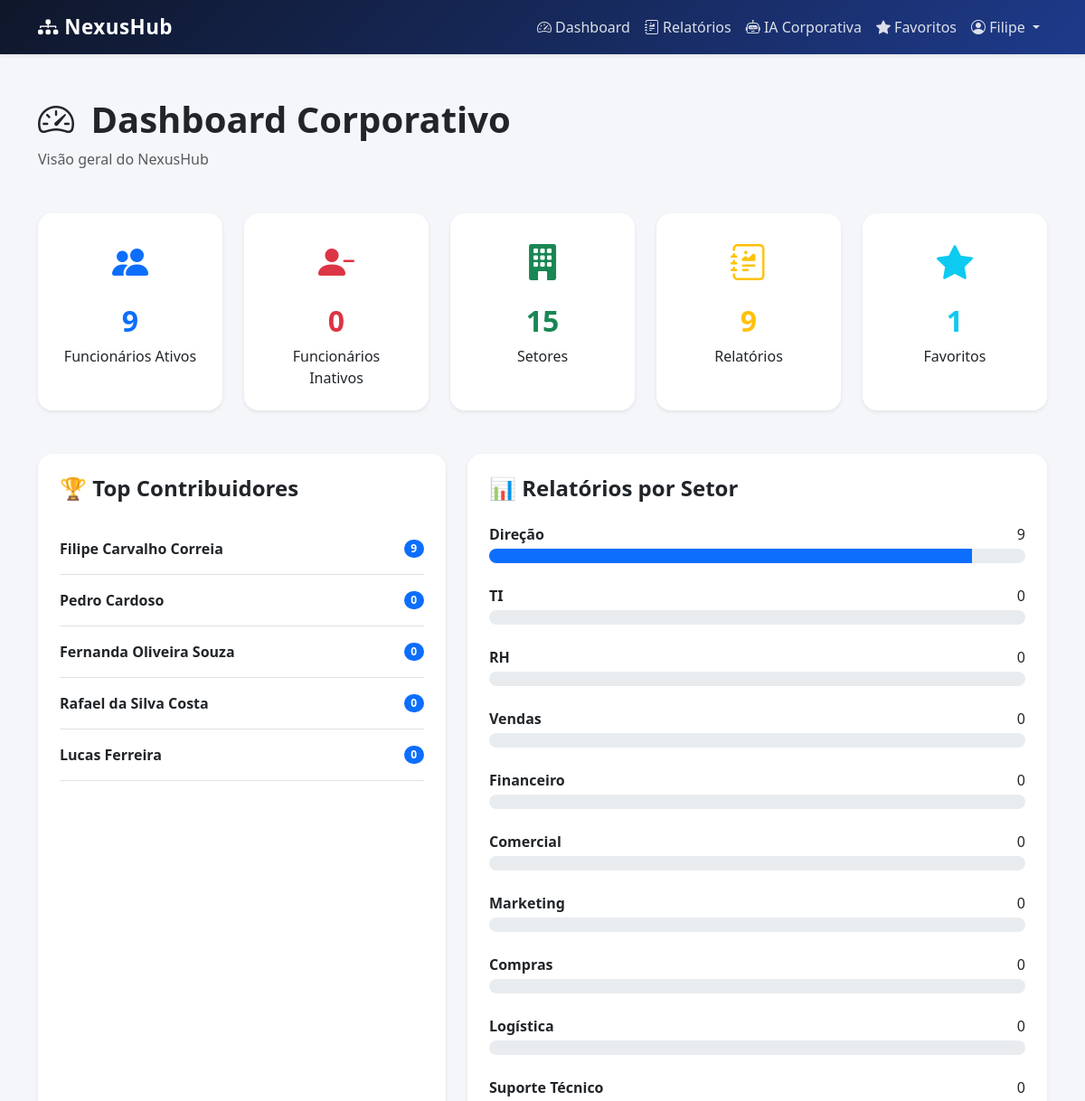
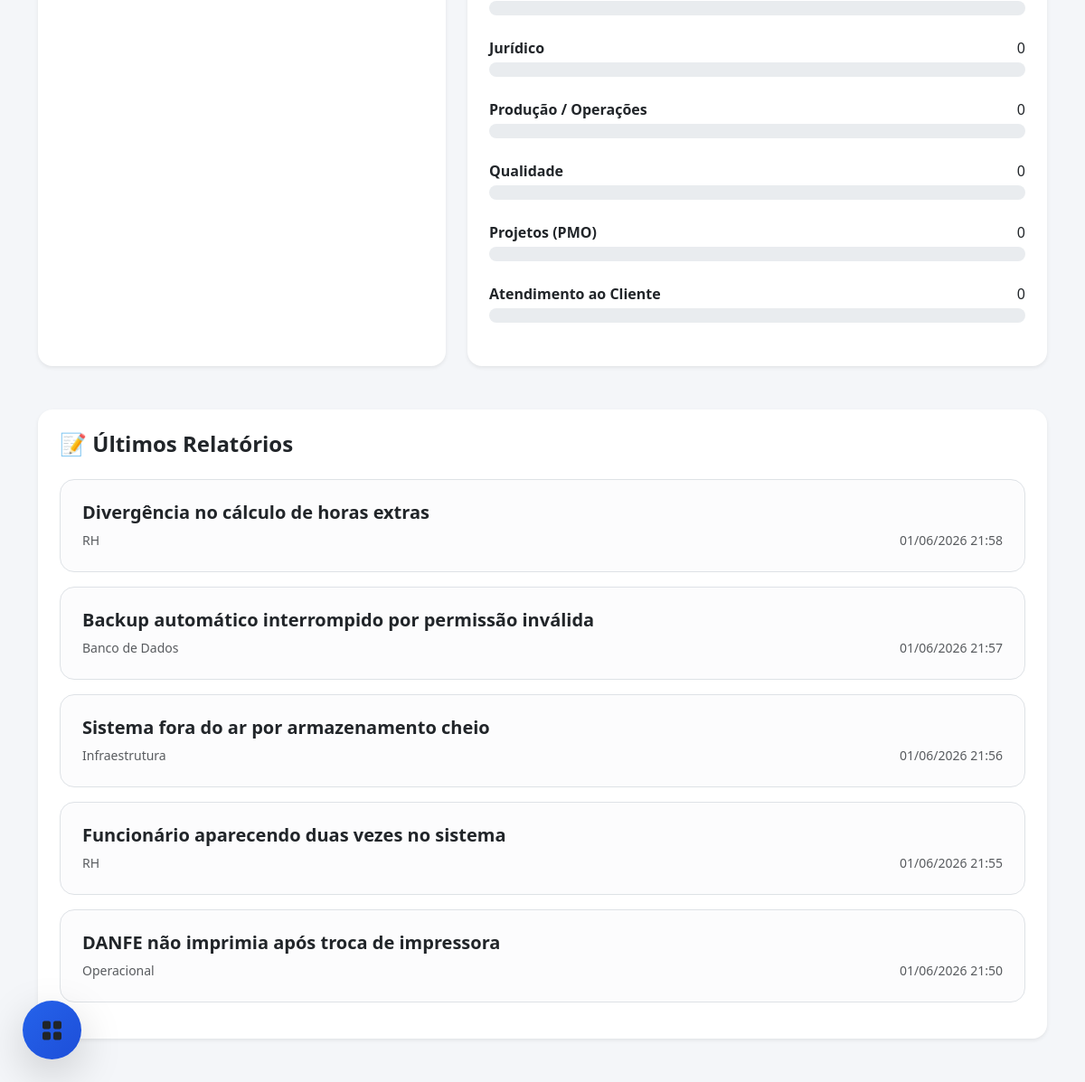
The page /dashboard/ (signed in) on the database its author committed (2 pictures, top to bottom).
### funcionarios/models.py (models this page shows, shortened)
class Funcionario(models.Model):
    usuario = models.OneToOneField(
        User,
        on_delete=models.CASCADE
    )
    ativo = models.BooleanField(
        default=True
    )
    cargo = models.CharField(
        max_length=100
    )
    funcao = models.TextField()
    telefone = models.CharField(
        max_length=20,
        blank=True
    )
    data_nascimento = models.DateField(
        null=True,
        blank=True
    )
    foto = models.ImageField(
        upload_to='funcionarios/',
        blank=True,
        null=True
    )
    setor = models.ForeignKey(
        Setor,
        on_delete=models.CASCADE
    )
    superior = models.ForeignKey(
        'self',
        on_delete=models.SET_NULL,
        null=True,
        blank=True
    )

### setores/models.py (models this page shows, shortened)
class Setor(models.Model):
    nome = models.CharField(max_length=100)
    descricao = models.TextField(blank=True)
    class Meta:
        verbose_name = 'Setor'
        verbose_name_plural = 'Setores'

### relatorios/models.py (models this page shows, shortened)
class Relatorio(models.Model):
    STATUS = [
        ('Aberto', 'Aberto'),
        ('Em andamento', 'Em andamento'),
        ('Resolvido', 'Resolvido')
    ]
    PRIORIDADE = [
        ('Baixa', 'Baixa'),
        ('Média', 'Média'),
        ('Alta', 'Alta'),
        ('Crítica', 'Crítica')
    ]
    autor = models.ForeignKey(
        Funcionario,
        on_delete=models.SET_NULL,
        null=True,
        blank=True
    )
    titulo = models.CharField(
        max_length=200
    )
    categoria = models.CharField(
        max_length=100
    )
    problema = models.TextField()
    solucao = models.TextField()
    resultado_final = models.TextField(
        blank=True,
        null=True
    )
    observacoes = models.TextField(
        blank=True,
        null=True
    )
    palavras_chave = models.CharField(
        max_length=300,
        blank=True,
        null=True
    )
    prioridade = models.CharField(
        max_length=20,
        blank=True,
        null=True
    )
    status = models.CharField(
        max_length=20,
        blank=True,
        null=True
    )
    tags = models.ManyToManyField(
        'Tag',
        blank=True
    )
    imagem = models.ImageField(
        upload_to='relatorios/',
        blank=True,
        null=True
    )
    criado_em = models.DateTimeField(
        auto_now_add=True
    )

### dashboard/views.py (the view)
@login_required
def dashboard_home(request):
    total_funcionarios = Funcionario.objects.filter(
        ativo=True
    ).count()
    total_inativos = Funcionario.objects.filter(
        ativo=False
    ).count()
    total_setores = Setor.objects.count()
    total_relatorios = Relatorio.objects.count()
    total_favoritos = Favorito.objects.count()
    mes_atual = date.today().month
    aniversariantes = Funcionario.objects.filter(
        ativo=True,
        data_nascimento__month=mes_atual
    ).order_by(
        'data_nascimento__day'
    )
    hoje = date.today()
    aniversariante_do_dia = Funcionario.objects.filter(
        ativo=True,
        data_nascimento__day=hoje.day,
        data_nascimento__month=hoje.month
    ).first()
    ultimos_relatorios = Relatorio.objects.order_by(
        '-criado_em'
    )[:5]
    top_contribuidores = Funcionario.objects.filter(
        ativo=True
    ).annotate(
        total_relatorios=Count(
            'relatorio'
        )
    ).order_by(
        '-total_relatorios'
    )[:5]
    dados_setores = []
    for setor in Setor.objects.all():
        total = Relatorio.objects.filter(
            autor__setor=setor
        ).count()
        dados_setores.append({
            'setor': setor.nome,
            'total': total
        })
    context = {
        'total_funcionarios': total_funcionarios,
        'total_inativos': total_inativos,
        'total_setores': total_setores,
        'total_relatorios': total_relatorios,
        'total_favoritos': total_favoritos,
        'ultimos_relatorios': ultimos_relatorios,
        'top_contribuidores': top_contribuidores,
        'dados_setores': dados_setores,
        'aniversariantes': aniversariantes,
    }
    return render(
        request,
        'dashboard/dashboard.html',
        context
    )

### templates/dashboard/dashboard.html (shortened to what this page needs)
{% extends 'base.html' %}
{% block content %}
<div class="container py-5">
    <div class="mb-5">
        <h1 class="fw-bold">
            <i class="bi bi-speedometer2 me-2"></i>
            Dashboard Corporativo
        </h1>
        <p class="text-muted">
            Visão geral do NexusHub
        </p>
    </div>
    <div class="row g-4 mb-5">
        <div class="col-lg col-md-6">
            <div class="card border-0 shadow-sm rounded-4 h-100">
                <div class="card-body text-center p-4">
                    <i class="bi bi-people-fill text-primary fs-1"></i>
                    <h2 class="fw-bold text-primary mt-3">
                        {{ total_funcionarios }}
                    </h2>
                    <p class="mb-0">
                        Funcionários Ativos
                    </p>
                </div>
            </div>
        </div>
        <div class="col-lg col-md-6">
            <div class="card border-0 shadow-sm rounded-4 h-100">
                <div class="card-body text-center p-4">
                    <i class="bi bi-person-dash-fill text-danger fs-1"></i>
                    <h2 class="fw-bold text-danger mt-3">
                        {{ total_inativos }}
                    </h2>
                    <p class="mb-0">
                        Funcionários Inativos
                    </p>
                </div>
            </div>
        </div>
        <div class="col-lg col-md-6">
            <div class="card border-0 shadow-sm rounded-4 h-100">
                <div class="card-body text-center p-4">
                    <i class="bi bi-building-fill text-success fs-1"></i>
                    <h2 class="fw-bold text-success mt-3">
                        {{ total_setores }}
                    </h2>
                    <p class="mb-0">
                        Setores
                    </p>
                </div>
            </div>
        </div>
        <div class="col-lg col-md-6">
            <div class="card border-0 shadow-sm rounded-4 h-100">
                <div class="card-body text-center p-4">
                    <i class="bi bi-journal-richtext text-warning fs-1"></i>
                    <h2 class="fw-bold text-warning mt-3">
                        {{ total_relatorios }}
                    </h2>
                    <p class="mb-0">
                        Relatórios
                    </p>
                </div>
            </div>
        </div>
        <div class="col-lg col-md-6">
            <div class="card border-0 shadow-sm rounded-4 h-100">
                <div class="card-body text-center p-4">
                    <i class="bi bi-star-fill text-info fs-1"></i>
                    <h2 class="fw-bold text-info mt-3">
                        {{ total_favoritos }}
                    </h2>
                    <p class="mb-0">
                        Favoritos
                    </p>
                </div>
            </div>
        </div>
    </div>
    <div class="row g-4 mb-5">
        <div class="col-lg-5">
            <div class="card border-0 shadow-sm rounded-4 h-100">
                <div class="card-body p-4">
                    <h4 class="fw-bold mb-4">
                        🏆 Top Contribuidores
                    </h4>
                    {% for funcionario in top_contribuidores %}
                    <div class="d-flex justify-content-between align-items-center border-bottom py-3">
                        <div>
                            <strong>
                                {{ funcionario.usuario.get_full_name }}
                            </strong>
                        </div>
                        <span class="badge bg-primary rounded-pill">
                            {{ funcionario.total_relatorios }}
                        </span>
                    </div>
                    {% empty %}
                    <div class="alert alert-light">
                        Nenhum relatório encontrado.
                    </div>
                    {% endfor %}
                </div>
            </div>
        </div>
        <div class="col-lg-7">
            <div class="card border-0 shadow-sm rounded-4 h-100">
                <div class="card-body p-4">
                    <h4 class="fw-bold mb-4">
                        📊 Relatórios por Setor
                    </h4>
                    {% for item in dados_setores %}
                    <div class="mb-4">
                        <div class="d-flex justify-content-between mb-1">
                            <strong>
                                {{ item.setor }}
                            </strong>
                            <span>
                                {{ item.total }}
                            </span>
                        </div>
                        <div class="progress rounded-pill">
                            <div
                                class="progress-bar"
                                role="progressbar"
                                style="width: {% if item.total > 10 %}100{% else %}{{ item.total|add:item.total|add:item.total|add:item.total|add:item.total|add:item.total|add:item.total|add:item.total|add:item.total|add:item.total }}{% endif %}%">
                            </div>
                        </div>
                    </div>
                    {% empty %}
                    <div class="alert alert-light">
                        Nenhum setor encontrado.
                    </div>
                    {% endfor %}
                </div>
            </div>
        </div>
    </div>
    <div class="card border-0 shadow-sm rounded-4">
        <div class="card-body p-4">
            <h4 class="fw-bold mb-4">
                📝 Últimos Relatórios
            </h4>
            {% for relatorio in ultimos_relatorios %}
            <a href="{% url 'detalhe_relatorio' relatorio.id %}"
               class="text-decoration-none">
                <div class="border rounded-4 p-4 mb-3 bg-light-subtle">
                    <h5 class="fw-bold text-dark">
                        {{ relatorio.titulo }}
                    </h5>
                    <div class="d-flex justify-content-between">
                        <small class="text-muted">
                            {{ relatorio.categoria }}
                        </small>
                        <small class="text-muted">
                            {{ relatorio.criado_em|date:"d/m/Y H:i" }}
                        </small>
                    </div>
                </div>
            </a>
            {% empty %}
            <div class="alert alert-warning rounded-4">
                Nenhum relatório cadastrado.
            </div>
            {% endfor %}
        </div>
    </div>
</div>
{% endblock %}

### templates/base.html (shortened to what this page needs)
<!DOCTYPE html>
<html lang="pt-br">
<head>
    <link
        href="https://cdn.jsdelivr.net/npm/bootstrap@5.3.3/dist/css/bootstrap.min.css"
        rel="stylesheet">
    <link
        rel="stylesheet"
        href="https://cdn.jsdelivr.net/npm/bootstrap-icons@1.11.3/font/bootstrap-icons.min.css">
</head>
<body>
    <nav class="navbar navbar-expand-lg navbar-dark navbar-custom shadow-sm">
        <div class="container">
            <a class="navbar-brand fw-bold"
            href="{% url 'home' %}">
                <i class="bi bi-diagram-3-fill"></i>
                NexusHub
            </a>
            {% if user.is_authenticated %}
            <div class="collapse navbar-collapse"
                id="navbarNexus">
                <ul class="navbar-nav ms-auto align-items-center">
                    <li class="nav-item">
                        <a href="{% url 'dashboard' %}"
                        class="nav-link text-white">
                            <i class="bi bi-speedometer2"></i>
                            Dashboard
                        </a>
                    </li>
                    <li class="nav-item">
                        <a href="{% url 'feed_relatorios' %}"
                        class="nav-link text-white">
                            <i class="bi bi-journal-richtext"></i>
                            Relatórios
                        </a>
                    </li>
                    <li class="nav-item">
                        <a href="{% url 'assistente_ia' %}"
                        class="nav-link text-info">
                            <i class="bi bi-robot"></i>
                            IA Corporativa
                        </a>
                    </li>
                    <li class="nav-item">
                        <a href="{% url 'meus_favoritos' %}"
                        class="nav-link text-warning">
                            <i class="bi bi-star-fill"></i>
                            Favoritos
                        </a>
                    </li>
                    <li class="nav-item dropdown">
                        <a class="nav-link dropdown-toggle text-white"
                        href="#"
                        role="button"
                        data-bs-toggle="dropdown">
                            <i class="bi bi-person-circle"></i>
                            {{ user.first_name|default:user.username }}
                        </a>
                    </li>
                </ul>
            </div>
            {% endif %}
        </div>
    </nav>
    {% block content %}
    {% endblock %}
    {% if user.is_authenticated %}
    <div class="dropdown admin-menu">
        <button
            class="btn rounded-circle shadow-lg botao-admin"
            type="button"
            data-bs-toggle="dropdown">
            <i class="bi bi-grid-fill"></i>
        </button>
    </div>
    {% endif %}
</body>
</html>

### templates/base.html (style rules this page uses)
body { background-color: #f4f6f9; min-height: 100vh; }
.navbar-custom { background: linear-gradient( 135deg, #0f172a, #1e3a8a ); }
.navbar-brand { font-size: 1.4rem; letter-spacing: .5px; }
.nav-link { color: rgba(255,255,255,.85) !important; transition: .3s; }
.admin-menu { position: fixed; bottom: 25px; left: 25px; z-index: 9999; }
.botao-admin { width: 65px; height: 65px; border: none; font-size: 24px; display: flex; align-items: center; justify-content: center; background: linear-gradient( 135deg, #2563eb, #1d4ed8 ); transition: .3s; }

### rows shown on the page
Funcionario: usuario.get_full_name "Filipe Carvalho Correia", total_relatorios "9"
Funcionario: usuario.get_full_name "Pedro Cardoso", total_relatorios "0"
Funcionario: usuario.get_full_name "Fernanda Oliveira Souza", total_relatorios "0"
Funcionario: usuario.get_full_name "Rafael da Silva Costa", total_relatorios "0"
Funcionario: usuario.get_full_name "Lucas Ferreira", total_relatorios "0"
Setor: setor "Direção"
Setor: setor "TI"
Setor: setor "RH"
Setor: setor "Vendas"
Setor: setor "Financeiro"
Setor: setor "Comercial"
Setor: setor "Marketing"
Setor: setor "Compras"
Setor: setor "Logística"
Setor: setor "Suporte Técnico"
Setor: setor "Jurídico"
Setor: setor "Produção / Operações"
Setor: setor "Qualidade"
Setor: setor "Projetos (PMO)"
Setor: setor "Atendimento ao Cliente"
Relatorio: titulo "Divergência no cálculo de horas extras", categoria "RH", criado_em "01/06/2026 21:58"
Relatorio: titulo "Backup automático interrompido por permissão inválida", categoria "Banco de Dados", criado_em "01/06/2026 21:57"
Relatorio: titulo "Sistema fora do ar por armazenamento cheio", categoria "Infraestrutura", criado_em "01/06/2026 21:56"
Relatorio: titulo "Funcionário aparecendo duas vezes no sistema", categoria "RH", criado_em "01/06/2026 21:55"
Relatorio: titulo "DANFE não imprimia após troca de impressora", categoria "Operacional", criado_em "01/06/2026 21:50"

### other values the page prints
{{ user.first_name|default:user.username }} "Filipe"
{{ total_funcionarios }} "9"
{{ total_inativos }} "0"
{{ total_setores }} "15"
{{ total_relatorios }} "9"
{{ total_favoritos }} "1"
{{ item.total }} "9" "0" "0" "0" "0" "0" "0" "0" "0" "0" "0" "0" "0" "0" "0"
